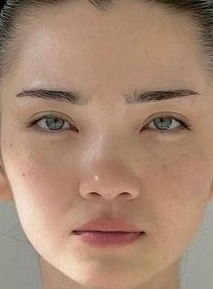
#> input picture sample2.jpg, 213 x 289 px, found by its file name
$ jupyter execute protoAI.ipynb
#> lines starting #> are read from the running program, lines starting #| are printed output that depends on the picture
[cell 1]
from collections import Counter
from sklearn.cluster import KMeans
from matplotlib import colors
import matplotlib.pyplot as plt
import numpy as np
import cv2

[cell 2]
image = cv2.imread("C:\\Users\\Bulanabela\\OneDrive - Bina Nusantara\\Documents\\PROTOTYPE AI\\sample\\sample2.jpg")
#> image is the input picture: shape (289, 213, 3); mean B, G, R 115.1, 135.8, 167.6
image = cv2.cvtColor(image, cv2.COLOR_BGR2RGB)

plt.imshow(image)

[cell 3]
def rgb_to_hex(rgb_color):
    hex_color = "#"
    for i in rgb_color:
        i = int(i)
        hex_color += ("{:02x}".format(i))
    return hex_color

[cell 4]
def prep_image(raw_img):
    modified_img = cv2.resize(raw_img, (900, 600), interpolation = cv2.INTER_AREA)
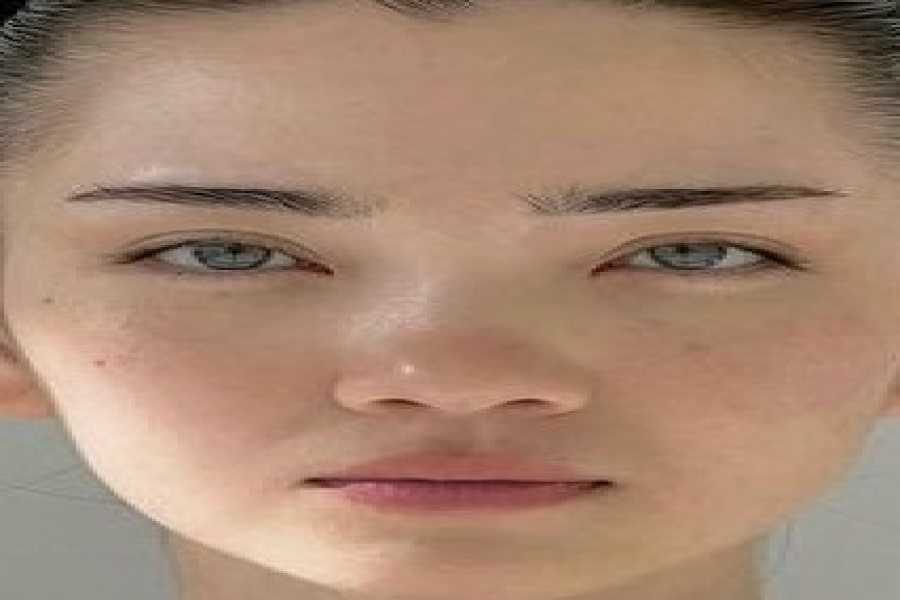
#> modified_img: shape (600, 900, 3); mean R, G, B 167.5, 135.7, 115
    modified_img = modified_img.reshape(modified_img.shape[0]*modified_img.shape[1], 3)
    return modified_img

[cell 5]
def color_analysis(img):
    clf = KMeans(n_clusters = 5)
    color_labels = clf.fit_predict(img)
    center_colors = clf.cluster_centers_
    counts = Counter(color_labels)
#> counts = {3: 30225, 1: 65834, 0: 254198, 4: 157863, 2: 31880}
    ordered_colors = [center_colors[i] for i in counts.keys()]
#> ordered_colors = [[72.21, 56.08, 44.91], [137.9, 104.6, 88.12], [170.7, 134.3, 110], [180.2, 153.5, 135.3], [230.2, 198.4, 176.3]]
    hex_colors = [rgb_to_hex(ordered_colors[i]) for i in counts.keys()]
#> the loop in rgb_to_hex, `for i in rgb_color:` made 3 passes
#> (i, hex_color) on passes 1 to 3: (180, '#b4'), (153, '#b499'), (135, '#b49987')
#> the loop in rgb_to_hex (call 2), `for i in rgb_color:` made 3 passes
#> (i, hex_color) on passes 1 to 3: (137, '#89'), (104, '#8968'), (88, '#896858')
#> hex_colors = ['#b49987', '#896858', '#48382c', '#e6c6b0', '#aa866d']
    plt.figure(figsize = (12, 8))
    plt.pie(counts.values(), labels = hex_colors, colors = hex_colors)
    plt.savefig("color_analysis_report.png")
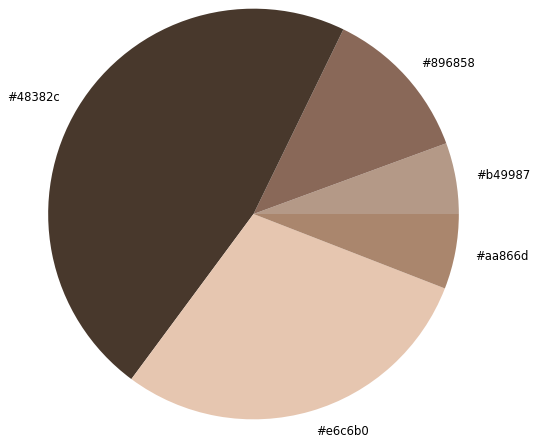
#> figure drawn by matplotlib, 1 panel
    print(hex_colors)
#| ['#b49987', '#896858', '#48382c', '#e6c6b0', '#aa866d']

$ run again, with sample1.jpg copied over sample2.jpg
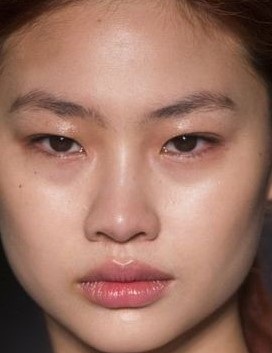
#> input picture sample1.jpg, 272 x 353 px, found by its file name
#> image is the input picture: shape (353, 272, 3); mean B, G, R 100.4, 115.8, 157.2
#> in prep_image, `modified_img = cv2.resize(raw_img, (900, 600), interpolation = cv2.INT..`:
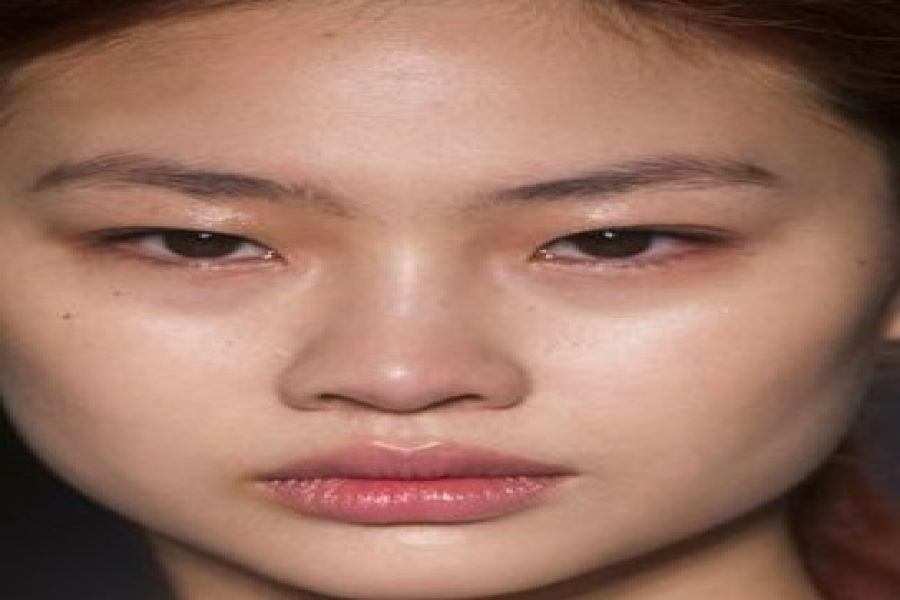
#> modified_img: shape (600, 900, 3); mean R, G, B 157.1, 115.7, 100.4
#> counts = {3: 79272, 1: 74379, 2: 115528, 4: 155047, 0: 115774}
#> ordered_colors = [[45.89, 29.16, 23.61], [113.4, 78.2, 64.06], [158.2, 109.4, 91.95], [190.5, 140.3, 121.8], [216, 172.8, 156.5]]
#> the loop in rgb_to_hex, `for i in rgb_color:` made 3 passes
#> (i, hex_color) on passes 1 to 3: (190, '#be'), (140, '#be8c'), (121, '#be8c79')
#> the loop in rgb_to_hex (call 2), `for i in rgb_color:` made 3 passes
#> (i, hex_color) on passes 1 to 3: (113, '#71'), (78, '#714e'), (64, '#714e40')
#> hex_colors = ['#be8c79', '#714e40', '#9e6d5b', '#d8ac9c', '#2d1d17']
#> in color_analysis, `plt.savefig("color_analysis_report.png")`:
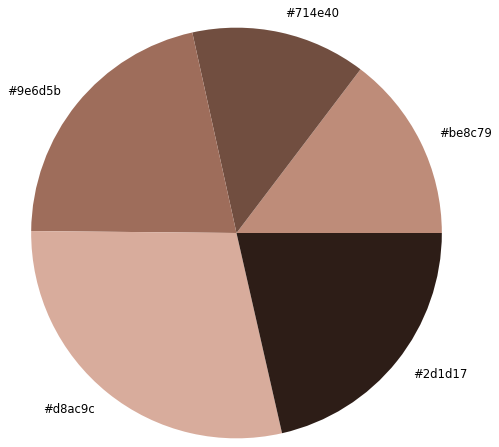
#> figure drawn by matplotlib, 1 panel
#| ['#be8c79', '#714e40', '#9e6d5b', '#d8ac9c', '#2d1d17']

$ run again, with 220340_0.jpg copied over sample2.jpg
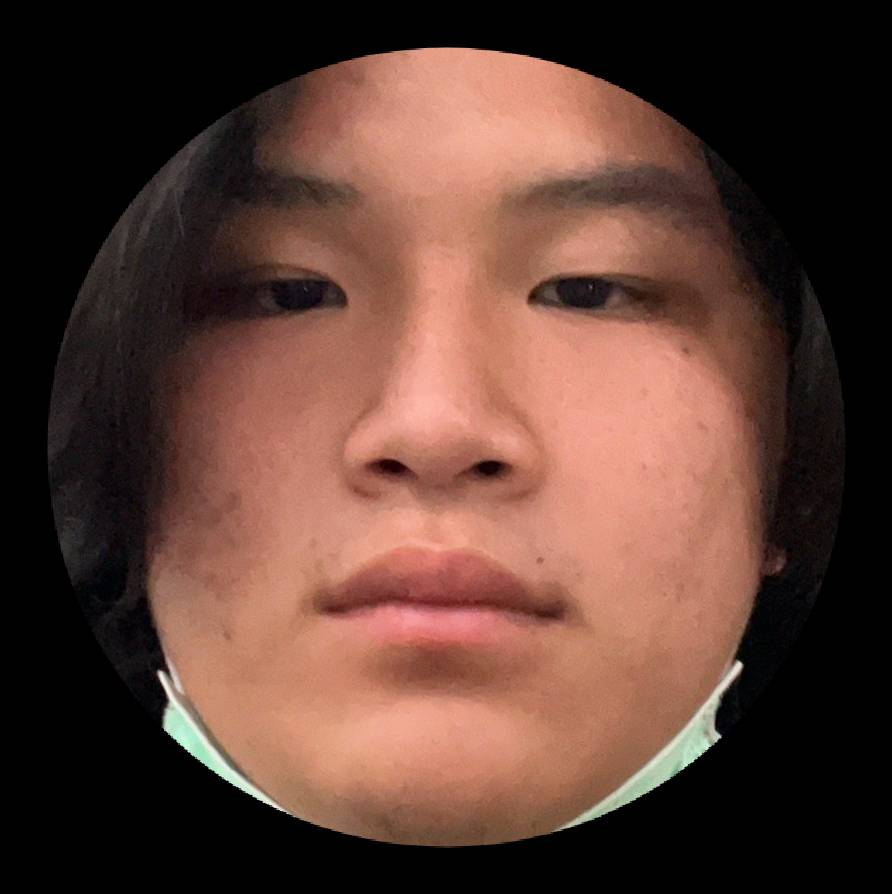
#> input picture 220340_0.jpg, 892 x 894 px, found by its file name
#> image is the input picture: shape (894, 892, 3); mean B, G, R 52.4, 62.2, 93.1
#> in prep_image, `modified_img = cv2.resize(raw_img, (900, 600), interpolation = cv2.INT..`:
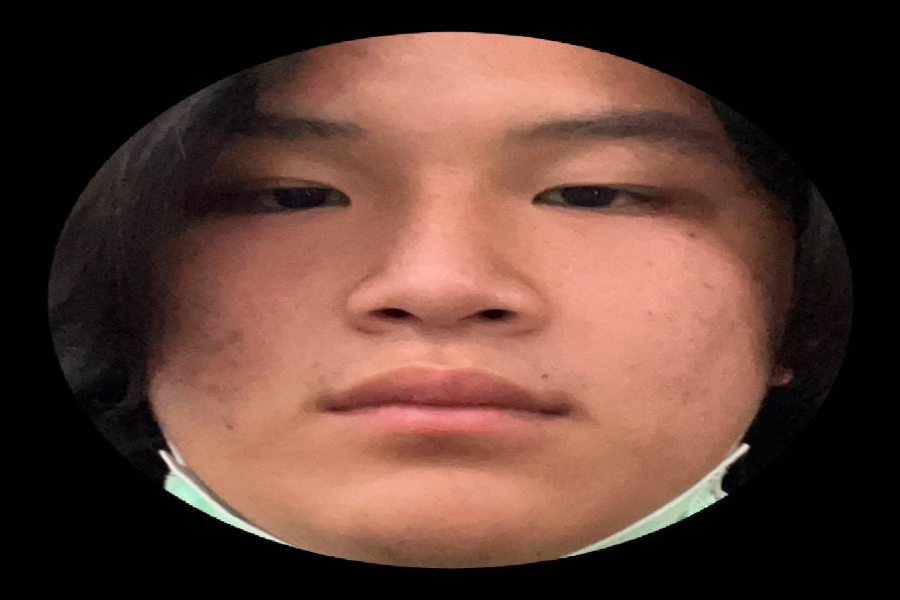
#> modified_img: shape (600, 900, 3); mean R, G, B 93, 62.1, 52.3
#> counts = {3: 230624, 1: 56054, 2: 59755, 0: 100621, 4: 92946}
#> ordered_colors = [[2.89, 2.26, 2.41], [49.53, 33.95, 31.42], [129.2, 80.64, 65.51], [182.9, 119.3, 97.14], [221.5, 153.5, 131.4]]
#> the loop in rgb_to_hex, `for i in rgb_color:` made 3 passes
#> (i, hex_color) on passes 1 to 3: (182, '#b6'), (119, '#b677'), (97, '#b67761')
#> the loop in rgb_to_hex (call 2), `for i in rgb_color:` made 3 passes
#> (i, hex_color) on passes 1 to 3: (49, '#31'), (33, '#3121'), (31, '#31211f')
#> hex_colors = ['#b67761', '#31211f', '#815041', '#020202', '#dd9983']
#> in color_analysis, `plt.savefig("color_analysis_report.png")`:
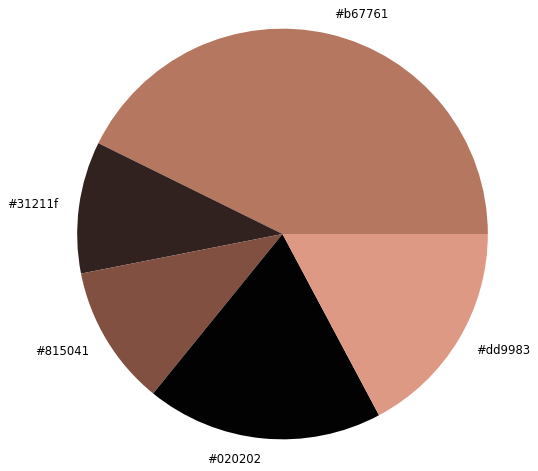
#> figure drawn by matplotlib, 1 panel
#| ['#b67761', '#31211f', '#815041', '#020202', '#dd9983']

$ run again, with 220341_0.jpg copied over sample2.jpg
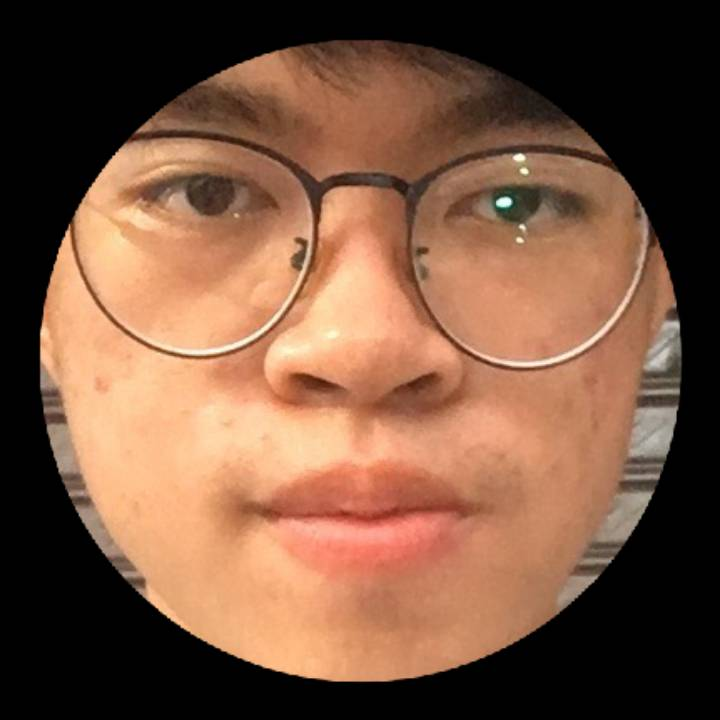
#> input picture 220341_0.jpg, 720 x 720 px, found by its file name
#> image is the input picture: shape (720, 720, 3); mean B, G, R 63.5, 84.8, 121.4
#> in prep_image, `modified_img = cv2.resize(raw_img, (900, 600), interpolation = cv2.INT..`:
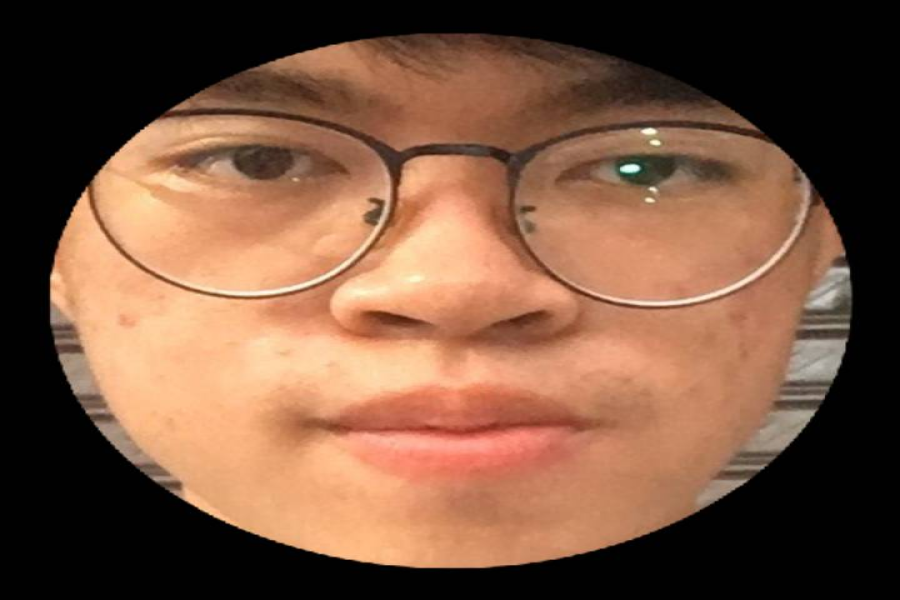
#> modified_img: shape (600, 900, 3); mean R, G, B 121.3, 84.8, 63.5
#> counts = {1: 203720, 4: 43370, 2: 74756, 3: 111006, 0: 107148}
#> ordered_colors = [[1.75, 1.43, 1.35], [96.23, 63.97, 46.23], [160.1, 106, 78.4], [204.1, 136.7, 102.6], [246.6, 183.6, 138.1]]
#> the loop in rgb_to_hex, `for i in rgb_color:` made 3 passes
#> (i, hex_color) on passes 1 to 3: (96, '#60'), (63, '#603f'), (46, '#603f2e')
#> the loop in rgb_to_hex (call 2), `for i in rgb_color:` made 3 passes
#> (i, hex_color) on passes 1 to 3: (246, '#f6'), (183, '#f6b7'), (138, '#f6b78a')
#> hex_colors = ['#603f2e', '#f6b78a', '#a06a4e', '#cc8866', '#010101']
#> in color_analysis, `plt.savefig("color_analysis_report.png")`:
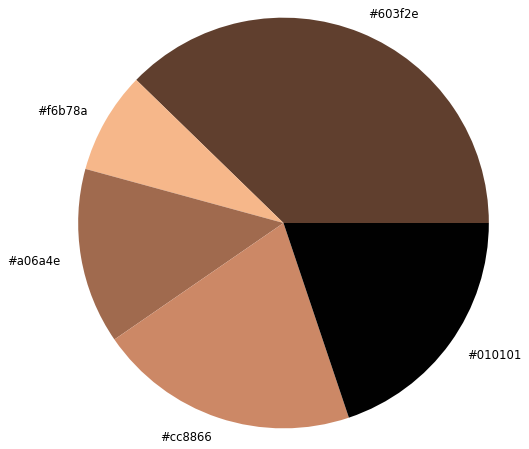
#> figure drawn by matplotlib, 1 panel
#| ['#603f2e', '#f6b78a', '#a06a4e', '#cc8866', '#010101']
